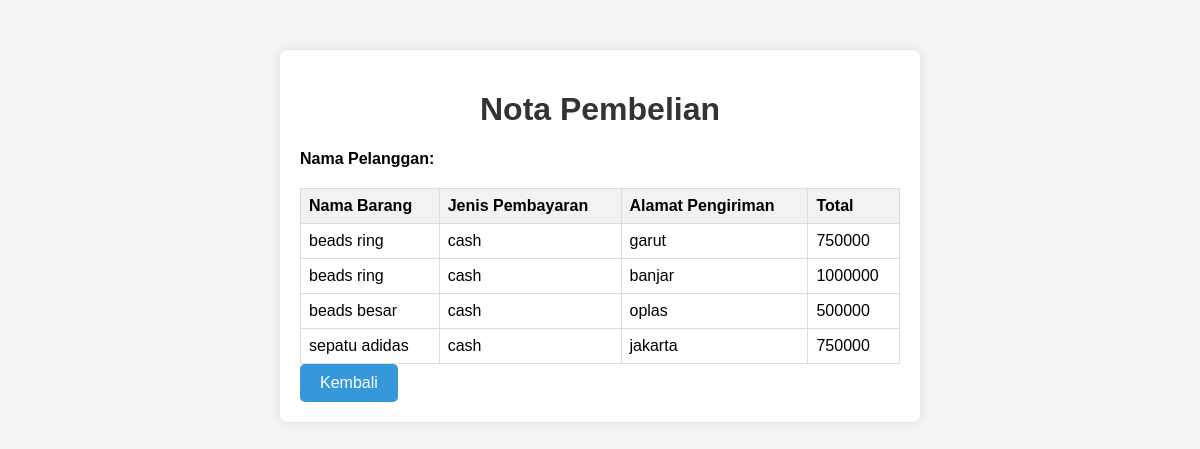
Page /pembelian_product.php on the committed database.
### tables this page shows
CREATE TABLE `pembelian` (
  `id_pembelian` int(11) NOT NULL,
  `id_pembeli` varchar(100) NOT NULL,
  `nama_barang` varchar(100) NOT NULL,
  `jumlah` varchar(100) NOT NULL,
  `jenis_pembayaran` varchar(100) NOT NULL,
  `alamat_pengiriman` text NOT NULL
);

### pembelian_product.php (the view, shortened to what this page needs)
<?php
include 'koneksi.php';
?>
<!DOCTYPE html>
<html lang="en">
<head>
</head>
<?php
$id_pembeli = $_SESSION['pembeli']['id_pembeli'];
$nama_pembeli = $_SESSION['pembeli']['nama_pembeli'];
?>
<body>
    <div class="container2">
        <?php
        $ambil = $koneksi->query("SELECT * FROM pembelian WHERE id_pembeli='$id_pembeli'");
        ?>
        <h1>Nota Pembelian</h1>
        <p><strong>Nama Pelanggan:</strong><?php echo $nama_pembeli; ?></p>
        <table>
            <tr>
                <th>Nama Barang</th>
                <th>Jenis Pembayaran</th>
                <th>Alamat Pengiriman</th>
                <th>Total</th>
</tr>
            <tr>
                <?php while($pecah=$ambil->fetch_assoc()){?>
                <td><?php echo $pecah['nama_barang']; ?></td>
                <td><?php echo $pecah['jenis_pembayaran']; ?></td>
                <td><?php echo $pecah['alamat_pengiriman']; ?></td>
                <td><?php echo $pecah['jumlah']*250000; ?></td>
            </tr>
<?php } ?>
        </table>
        <a href="product.php" class="btn btn-primary">Kembali</a>
    </div>
</body>
</html>

### pembelian_product.php (style rules this page uses)
body { font-family: Arial, sans-serif; margin: 0; padding: 0; background-color: #f4f4f4; }
.container2 { max-width: 600px; margin: 50px auto; background-color: #fff; padding: 20px; border-radius: 8px; box-shadow: 0 0 10px rgba(0, 0, 0, 0.1); }
h1 { text-align: center; color: #333; }
table { width: 100%; border-collapse: collapse; margin-top: 20px; }
th, td { border: 1px solid #ddd; padding: 8px; text-align: left; }
th { background-color: #f2f2f2; }
a { display: inline-block; padding: 10px 20px; text-decoration: none; background-color: #3498db; color: #ffffff; border-radius: 5px; transition: background-color 0.3s ease; }

### rows in the picture
pembelian: nama_barang "beads ring", jenis_pembayaran "cash", alamat_pengiriman "garut", $pecah['jumlah']*250000 "750000"
pembelian: nama_barang "beads ring", jenis_pembayaran "cash", alamat_pengiriman "banjar", $pecah['jumlah']*250000 "1000000"
pembelian: nama_barang "beads besar", jenis_pembayaran "cash", alamat_pengiriman "oplas", $pecah['jumlah']*250000 "500000"
pembelian: nama_barang "sepatu adidas", jenis_pembayaran "cash", alamat_pengiriman "jakarta", $pecah['jumlah']*250000 "750000"
